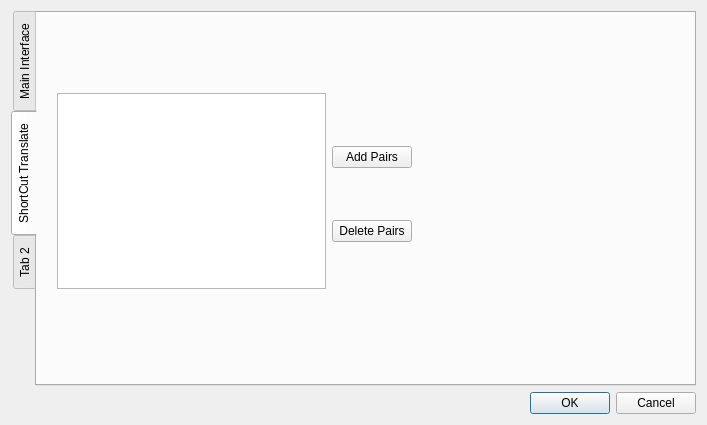
<?xml version="1.0" encoding="UTF-8"?>
<ui version="4.0">
 <class>SettingsDialog</class>
 <widget class="QDialog" name="SettingsDialog">
  <property name="geometry">
   <rect>
    <x>0</x>
    <y>0</y>
    <width>707</width>
    <height>425</height>
   </rect>
  </property>
  <property name="windowTitle">
   <string>Settings</string>
  </property>
  <layout class="QGridLayout" name="gridLayout">
   <item row="1" column="0">
    <widget class="QDialogButtonBox" name="buttonBox">
     <property name="orientation">
      <enum>Qt::Horizontal</enum>
     </property>
     <property name="standardButtons">
      <set>QDialogButtonBox::Cancel|QDialogButtonBox::Ok</set>
     </property>
    </widget>
   </item>
   <item row="0" column="0">
    <widget class="QTabWidget" name="tabWidget">
     <property name="tabPosition">
      <enum>QTabWidget::West</enum>
     </property>
     <property name="tabShape">
      <enum>QTabWidget::Rounded</enum>
     </property>
     <property name="currentIndex">
      <number>1</number>
     </property>
     <widget class="QWidget" name="tab_1">
      <attribute name="title">
       <string>Main Interface</string>
      </attribute>
      <widget class="QCheckBox" name="syncModeCheckBox">
       <property name="geometry">
        <rect>
         <x>50</x>
         <y>40</y>
         <width>181</width>
         <height>21</height>
        </rect>
       </property>
       <property name="text">
        <string>Synchronization Mode</string>
       </property>
      </widget>
     </widget>
     <widget class="QWidget" name="tab_2">
      <attribute name="title">
       <string>ShortCut Translate</string>
      </attribute>
      <widget class="QWidget" name="layoutWidget">
       <property name="geometry">
        <rect>
         <x>20</x>
         <y>80</y>
         <width>355</width>
         <height>196</height>
        </rect>
       </property>
       <layout class="QGridLayout" name="gridLayout_2">
        <item row="0" column="0" rowspan="5">
         <widget class="QTableView" name="pairsView">
          <property name="editTriggers">
           <set>QAbstractItemView::AnyKeyPressed|QAbstractItemView::CurrentChanged|QAbstractItemView::EditKeyPressed</set>
          </property>
          <attribute name="horizontalHeaderVisible">
           <bool>false</bool>
          </attribute>
          <attribute name="horizontalHeaderStretchLastSection">
           <bool>false</bool>
          </attribute>
          <attribute name="verticalHeaderVisible">
           <bool>false</bool>
          </attribute>
         </widget>
        </item>
        <item row="0" column="1">
         <spacer name="verticalSpacer_2">
          <property name="orientation">
           <enum>Qt::Vertical</enum>
          </property>
          <property name="sizeHint" stdset="0">
           <size>
            <width>20</width>
            <height>40</height>
           </size>
          </property>
         </spacer>
        </item>
        <item row="1" column="1">
         <widget class="QPushButton" name="addButton">
          <property name="text">
           <string>Add Pairs</string>
          </property>
         </widget>
        </item>
        <item row="2" column="1">
         <spacer name="verticalSpacer">
          <property name="orientation">
           <enum>Qt::Vertical</enum>
          </property>
          <property name="sizeHint" stdset="0">
           <size>
            <width>20</width>
            <height>40</height>
           </size>
          </property>
         </spacer>
        </item>
        <item row="3" column="1">
         <widget class="QPushButton" name="deleteButton">
          <property name="text">
           <string>Delete Pairs</string>
          </property>
         </widget>
        </item>
        <item row="4" column="1">
         <spacer name="verticalSpacer_3">
          <property name="orientation">
           <enum>Qt::Vertical</enum>
          </property>
          <property name="sizeHint" stdset="0">
           <size>
            <width>20</width>
            <height>40</height>
           </size>
          </property>
         </spacer>
        </item>
       </layout>
      </widget>
     </widget>
     <widget class="QWidget" name="tab_3">
      <attribute name="title">
       <string>Tab 2</string>
      </attribute>
     </widget>
    </widget>
   </item>
  </layout>
 </widget>
 <resources/>
 <connections>
  <connection>
   <sender>buttonBox</sender>
   <signal>accepted()</signal>
   <receiver>SettingsDialog</receiver>
   <slot>accept()</slot>
   <hints>
    <hint type="sourcelabel">
     <x>257</x>
     <y>415</y>
    </hint>
    <hint type="destinationlabel">
     <x>157</x>
     <y>274</y>
    </hint>
   </hints>
  </connection>
  <connection>
   <sender>buttonBox</sender>
   <signal>rejected()</signal>
   <receiver>SettingsDialog</receiver>
   <slot>reject()</slot>
   <hints>
    <hint type="sourcelabel">
     <x>325</x>
     <y>415</y>
    </hint>
    <hint type="destinationlabel">
     <x>286</x>
     <y>274</y>
    </hint>
   </hints>
  </connection>
 </connections>
</ui>
